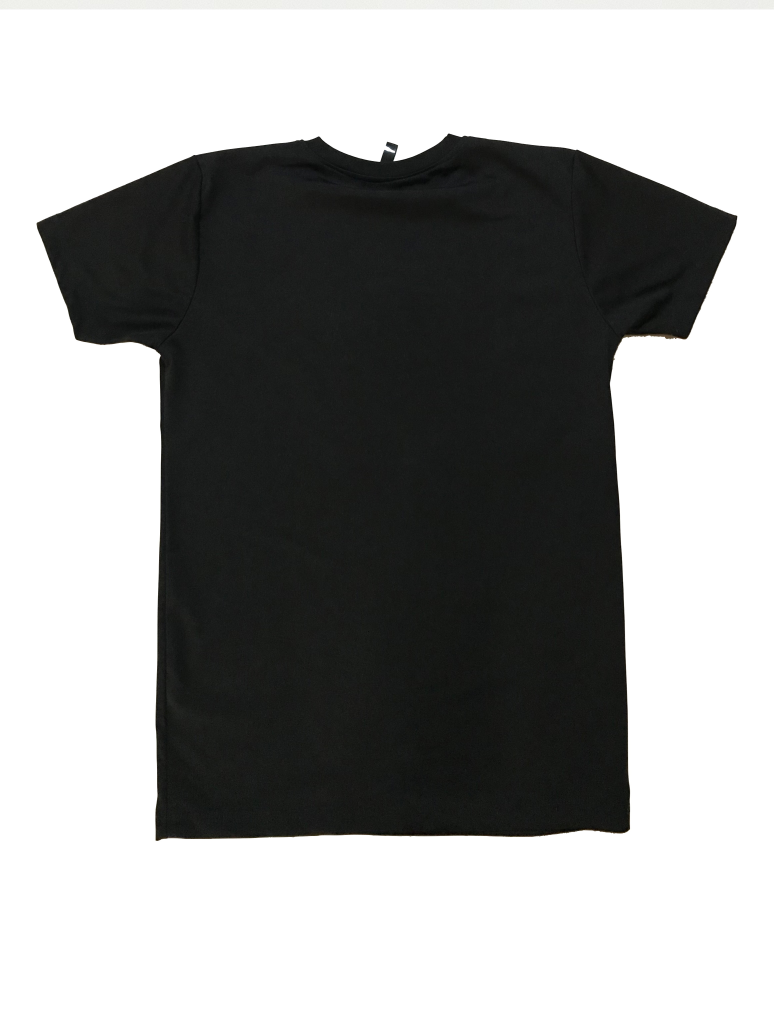
#> input picture images/my.jpg, 3096 x 4128 px (shown at 1/4 size)
$ python tshirt_size.py   (older library calls are emulated)
#> lines starting #> are read from the running program, lines starting #| are printed output that depends on the picture; after the words box and inside, x2 and y2 are one past the last pixel; in counts of white or black regions, pixels touching at a corner belong together; long printed decimals are rounded
import cv2
import numpy as np
import math
from matplotlib import pyplot as plt
import imutils
from imutils import perspective
from imutils import contours
from scipy.spatial import distance

debug = False

def midpoint(ptA, ptB):
    return ((ptA[0] + ptB[0]) * 0.5, (ptA[1] + ptB[1]) * 0.5)

# Image resize code https://stackoverflow.com/questions/44650888/resize-an-image-without-distortion-opencv?utm_medium=organic&utm_source=google_rich_qa&utm_campaign=google_rich_qa
# PixelPerMetric code referrenced from https://www.pyimagesearch.com/2016/03/28/measuring-size-of-objects-in-an-image-with-opencv/

def image_resize(image, width=None, height=None, inter=cv2.INTER_AREA):
    # initialize the dimensions of the image to be resized and
    # grab the image size
    dim = None
    (h, w) = image.shape[:2]

    # if both the width and height are None, then return the
    # original image
    if width is None and height is None:
        return image

    # check to see if the width is None
    if width is None:
        # calculate the ratio of the height and construct the
        # dimensions
        r = height / float(h)
        dim = (int(w * r), height)

    # otherwise, the height is None
    else:
        # calculate the ratio of the width and construct the
        # dimensions
        r = width / float(w)
        dim = (width, int(h * r))

    # resize the image
    resized = cv2.resize(image, dim, interpolation=inter)

    # return the resized image
    return resized, dim

# Get T-Shirt Size for a given measurement.
def giveSizeAccordingToMeasurement(measurement):
    size = ''
    min = 1000
    sizechart = {'48':'S', '53':'M', '58': 'L', '63':'XL', '68':'XXL', '73':'XXXL'}
    for key in sizechart.keys():
        diff = abs(measurement - int(key))
        if diff < min:
            size = sizechart[key]
            min = diff
    return size

# get Dilated and Eroded image for the input Image.
def getDilatedErodedImage(img):
    gray = cv2.cvtColor(img, cv2.COLOR_BGR2GRAY)
    gray = cv2.GaussianBlur(gray, (5, 5), 0)

    edged = cv2.Canny(gray, 100, 100)
    kernel = np.ones((3, 3), np.uint8)
    edg_dil = cv2.dilate(edged, kernel, iterations=3)
    edg_er = cv2.erode(edg_dil, kernel, iterations=3)
    return edg_er

# Get pixel per metric ratio, here we have used cm as metric
def getPixelPerMetric(noteImage, orientation):
    orig = noteImage.copy()
    pixelsPerMetric = None
    noteErroded = getDilatedErodedImage(noteImage)

    cnts = cv2.findContours(noteErroded, cv2.RETR_EXTERNAL, cv2.CHAIN_APPROX_SIMPLE)
    cnts = cnts[0] if imutils.is_cv2() else cnts[1]
    (cnts, _) = contours.sort_contours(cnts, method="top-to-bottom")

    for count, c in enumerate(cnts):
        box = cv2.minAreaRect(c)
        box = cv2.cv.BoxPoints(box) if imutils.is_cv2() else cv2.boxPoints(box)
        box = np.array(box, dtype="int")
        box = perspective.order_points(box)
        cv2.drawContours(orig, [box.astype("int")], -1, (0, 255, 0), 2)
        for (x, y) in box:
            cv2.circle(orig, (int(x), int(y)), 5, (0, 0, 255), -1)

        (tl, tr, br, bl) = box

        topWidth = distance.euclidean(tl, tr)
        rightHeight = distance.euclidean(tr, br)
        bottomWidth = distance.euclidean(bl, br)
        leftHeight = distance.euclidean(bl, tl)

        if pixelsPerMetric is None:
            width = (topWidth + bottomWidth) / 2.0
            height = (rightHeight + leftHeight) / 2.0

            if orientation == 'Horizontal':
                pixelsPerMetric1 = width / 15.61
                pixelsPerMetric2 = height / 6.63
            else:
                pixelsPerMetric1 = width / 6.63
                pixelsPerMetric2 = height / 15.61

            pixelsPerMetric = (pixelsPerMetric1 + pixelsPerMetric2) / 2.0
            print("pixelPerMetric is {0} with new approach".format(pixelsPerMetric))

        (tltrX, tltrY) = midpoint(tl, tr)
        (blbrX, blbrY) = midpoint(bl, br)
        (tlblX, tlblY) = midpoint(tl, bl)
        (trbrX, trbrY) = midpoint(tr, br)

        cv2.circle(orig, (int(tltrX), int(tltrY)), 5, (255, 0, 0), -1)
        cv2.circle(orig, (int(blbrX), int(blbrY)), 5, (255, 0, 0), -1)
        cv2.circle(orig, (int(tlblX), int(tlblY)), 5, (255, 0, 0), -1)
        cv2.circle(orig, (int(trbrX), int(trbrY)), 5, (255, 0, 0), -1)

        # draw lines between the midpoints
        cv2.line(orig, (int(tltrX), int(tltrY)), (int(blbrX), int(blbrY)),
                (255, 0, 255), 2)
        cv2.line(orig, (int(tlblX), int(tlblY)), (int(trbrX), int(trbrY)),
                (255, 0, 255), 2)
        # compute the Euclidean distance.distance between the midpoints
        dA = distance.euclidean((tltrX, tltrY), (blbrX, blbrY))
        dB = distance.euclidean((tlblX, tlblY), (trbrX, trbrY))
        print(dA, dB)

        print("DA is {0}".format(dA))
        print("DB is {0}".format(dB))
        print("PixelPerMatric is {0}".format(pixelsPerMetric))
        # compute the size of the object

        dimA = dA / pixelsPerMetric
        dimB = dB / pixelsPerMetric

        print("for image dim A is {0}".format(dimA))
        print("for image dim B is {0}".format(dimB))

        # draw the object sizes on the image
        cv2.putText(orig, "{:.1f}cm".format(dimB),
                    (int(tltrX-20), int(tltrY+20)), cv2.FONT_HERSHEY_SIMPLEX,
                    0.65, (0, 0, 0), 2)
        cv2.putText(orig, "{:.1f}cm".format(dimA),
                    (int(trbrX - 40), int(trbrY+20)), cv2.FONT_HERSHEY_SIMPLEX,
                    0.65, (0, 0, 0), 2)

        name = "Image_{0}".format(count)
        if debug == True:
            cv2.imshow(name, orig)
    return pixelsPerMetric

# Get Note Image depeding on the contour area.
def getNoteImage(errordedImg, inputImg):

    errod_img = errordedImg.copy()
    cnts = cv2.findContours(errod_img, cv2.RETR_EXTERNAL, cv2.CHAIN_APPROX_SIMPLE)
    cnts = cnts[0] if imutils.is_cv2() else cnts[1]
    (cnts, _) = contours.sort_contours(cnts, method="top-to-bottom")

    for count, c in enumerate(cnts):
        # if the contour is not sufficiently large, ignore it
        if cv2.contourArea(c) < 1000:
            continue

        print(cv2.contourArea(c))
        #if cv2.contourArea(c) > 1100 and cv2.contourArea(c) < 8000:
        if True:
            cx, cy, cw, ch = cv2.boundingRect(c)
            note = inputImg[cy-10:cy + ch+10, cx-10:cx + cw + 10]


            if debug == True:
                cv2.imshow("NoteImage", note)
            if cw > ch:
                orientation = 'Horizontal'
            else:
                orientation = 'Vertical'
    return note, orientation, cx, cy

# Get T-Shirt Image depensing on the contour area.
def getTshirtImage(errordedImg, inputImg):
    tshirt = None
    errod_img = errordedImg.copy()
    cnts1 = cv2.findContours(errod_img, cv2.RETR_EXTERNAL, cv2.CHAIN_APPROX_SIMPLE)
    cnts1 = cnts1[0] if imutils.is_cv2() else cnts1[1]
    (cnts1, _) = contours.sort_contours(cnts1, method="top-to-bottom")

    for count, c in enumerate(cnts1):
        if cv2.contourArea(c) > 50000:
            x, y, w, h = cv2.boundingRect(c)
            if x < 10 and y < 10:
                tshirt = inputImg[y:y + h + 10, x:x + w + 10]
            elif x > 10 and y < 10:
                tshirt = inputImg[y:y + h + 10, x-10:x + w + 10]
            elif x < 10 and y > 10:
                tshirt = inputImg[y-10:y + h + 10, x:x + w + 10]
            else:
                tshirt = inputImg[y-10:y + h + 10, x-10:x + w + 10]
            if debug == True:
                cv2.imshow("croppedImage", tshirt)
    if tshirt is None:
        return None, 0, 0
    else:
        return tshirt, w, h

# Get size for an input Image.
def get_size(filename):
#> called with filename = 'images/my.jpg'
    try:
        tshirt = None
        ratio = None
        inputFilename, extension = filename.split('.')
        inputImg = cv2.imread(filename, cv2.COLOR_BGR2GRAY)
#> inputImg is the input picture: shape (4128, 3096, 3); mean B, G, R 154.4, 155.1, 154.4
        inputImg, newDimensions = image_resize(inputImg, height=500)
#> in image_resize, `resized = cv2.resize(image, dim, interpolation=inter)`:
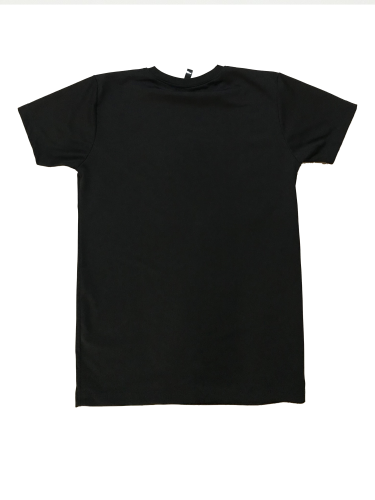
#> resized: shape (500, 375, 3); mean B, G, R 154.4, 155.1, 154.4
#> newDimensions = (375, 500)
        resizedFile = inputFilename + '_resized' + '.' + extension
        cv2.imwrite(resizedFile, inputImg)
        erroded = getDilatedErodedImage(inputImg)
#> in getDilatedErodedImage, `edged = cv2.Canny(gray, 100, 100)`:
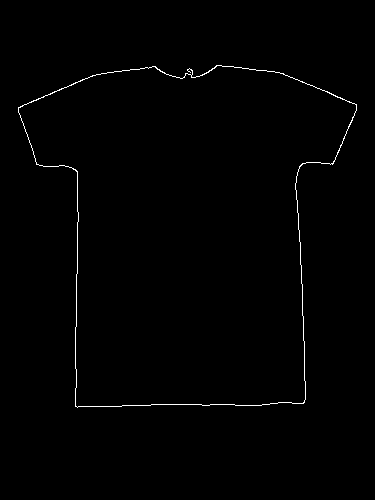
#> edged: shape (500, 375); 0.7% white in thin lines or dots, all inside (x1, y1, x2, y2) = (18, 65, 357, 408)
#> in getDilatedErodedImage, `edg_dil = cv2.dilate(edged, kernel, iterations=3)`:
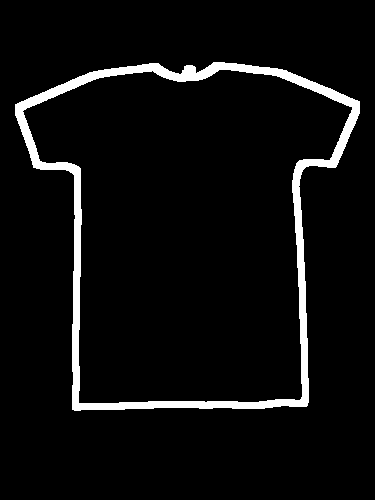
#> edg_dil: shape (500, 375); 5.3% white; 1 white region, box (x1, y1, x2, y2) and area: (15, 62, 360, 411) 9932

        noteImg, orientation, leftx, lefty = getNoteImage(erroded, inputImg)
#> in getNoteImage, `cnts = cv2.findContours(errod_img, cv2.RETR_EXTERNAL, cv2.CHAIN_APPROX..`: cnts = 1 contour; box (x1, y1, x2, y2) and area: (18, 65, 357, 408) 81668
#> the loop in getNoteImage, `for count, c in enumerate(cnts):` made 1 pass
#> (cx, cy, cw, ch, orientation) on pass 1: (18, 65, 339, 343, 'Vertical')
#> (printed output is left out)
#> pass 1, in getNoteImage, `note = inputImg[cy-10:cy + ch+10, cx-10:cx + cw + 10]`:
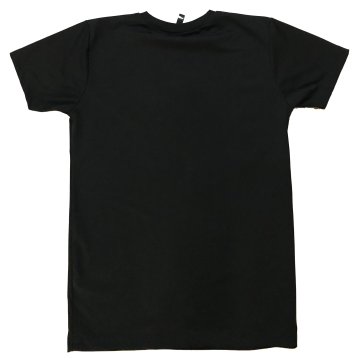
#> note: shape (363, 359, 3); mean B, G, R 110.4, 111.4, 110.5
#> orientation = 'Vertical'; leftx = 18; lefty = 65
        ratio = getPixelPerMetric(noteImg, orientation)
#> in getDilatedErodedImage (call 2), `edg_dil = cv2.dilate(edged, kernel, iterations=3)`:
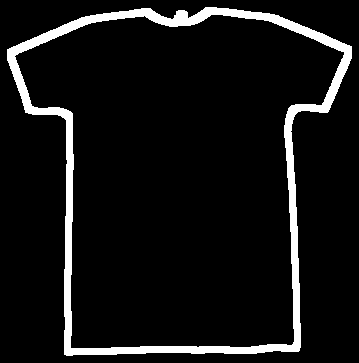
#> edg_dil: shape (363, 359); 7.6% white; 1 white region, box (x1, y1, x2, y2) and area: (7, 7, 352, 356) 9932
#> in getPixelPerMetric, `cnts = cv2.findContours(noteErroded, cv2.RETR_EXTERNAL, cv2.CHAIN_APPR..`: cnts = 1 contour; box (x1, y1, x2, y2) and area: (10, 10, 349, 353) 81668
#> the loop in getPixelPerMetric, `for count, c in enumerate(cnts):` made 1 pass
#> (tl, tr, br, bl, topWidth, rightHeight, bottomWidth, leftHeight) on pass 1: ([9, 12], [347, 8], [351, 348], [13, 352], 338, 340, 338, 340)
#> (printed output is left out)
#> after the loop in getPixelPerMetric, `for count, c in enumerate(cnts):`:
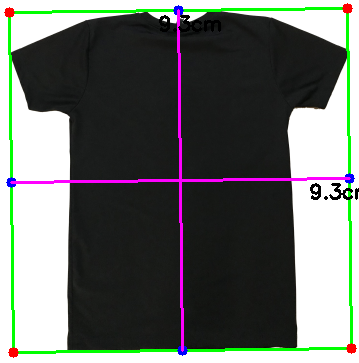
#> orig: shape (363, 359, 3); 5.52% of pixels changed, all inside (x1, y1, x2, y2) = (4, 3, 359, 358)
#> after the loop in getPixelPerMetric, `for count, c in enumerate(cnts):`: height = 340; pixelsPerMetric = 36.38; pixelsPerMetric1 = 50.98; pixelsPerMetric2 = 21.78; width = 338
#> ratio = 36.38
        tshirt, tshirt_width, tshirt_height = getTshirtImage(erroded, inputImg)
#> in getTshirtImage, `cnts1 = cv2.findContours(errod_img, cv2.RETR_EXTERNAL, cv2.CHAIN_APPRO..`: cnts1 = 1 contour; box (x1, y1, x2, y2) and area: (18, 65, 357, 408) 81668
#> the loop in getTshirtImage, `for count, c in enumerate(cnts1):` made 1 pass
#> tshirt_width = 339; tshirt_height = 343

        mid_x = newDimensions[0]/2.0
#> mid_x = 187.5
        mid_y = newDimensions[1]/2.0
#> mid_y = 250

        if debug == True:
            cv2.waitKey(0)

        if leftx < mid_x and lefty < mid_y and orientation == 'Horizontal':
            tshirt_orientation = '0'
        elif leftx > mid_x and lefty < mid_y and orientation == 'Vertical':
            tshirt_orientation = '90'
        elif leftx < mid_x and lefty > mid_y and orientation == 'Horizontal':
            tshirt_orientation = '180'
        else:
            tshirt_orientation = '270'

        print(tshirt_orientation)

        if tshirt is not None:
            blur = cv2.GaussianBlur(tshirt, (5, 5), 0)
            blur = cv2.GaussianBlur(blur, (5, 5), 0)
            blur = cv2.GaussianBlur(blur, (5, 5), 0)
            cv2.imwrite("BlurImage.jpg", blur)

            edge = cv2.Canny(blur, 100, 100)
#> edge: shape (363, 359); 1% white in thin lines or dots, all inside (x1, y1, x2, y2) = (10, 10, 349, 352)
            midpoint_x = int(tshirt_width / 2)
#> midpoint_x = 169
            midpoint_y = int(tshirt_height / 2)
#> midpoint_y = 171

            if debug == True:
                cv2.imshow("EdgesDetected", edge)
            cv2.imwrite("EdgesDetected.jpg", edge)

            corners = cv2.goodFeaturesToTrack(edge, 18, 0.2, 20)
#> corners = 15 rows, first 8: [184, 14], [69, 349], [294, 346], [325, 108], [10, 52], [348, 49], [69, 116], [147, 11]
            corners = np.int0(corners)

            quadrant1 = []
            quadrant2 = []
            quadrant3 = []
            quadrant4 = []

            for corner in corners:
                x, y = corner.ravel()
                if tshirt_orientation == '0':
                    if x > midpoint_x and y > midpoint_y:
                        quadrant4.append((x, y))
                    elif x < midpoint_x and y > midpoint_y:
                        quadrant3.append((x, y))
                    elif x > midpoint_x and y < midpoint_y:
                        quadrant1.append((x,y))
                    else:
                        quadrant2.append((x,y))

                if tshirt_orientation == '90':
                    if x < midpoint_x and y < midpoint_y:
                        quadrant3.append((x, y))
                    elif x < midpoint_x and y > midpoint_y:
                        quadrant4.append((x, y))
                    elif x > midpoint_x and y > midpoint_y:
                        quadrant1.append((x,y))
                    else:
                        quadrant2.append((x,y))

                if tshirt_orientation == '180':
                    if x > midpoint_x and y < midpoint_y:
                        quadrant3.append((x, y))
                    elif x < midpoint_x and y < midpoint_y:
                        quadrant4.append((x, y))
                    elif x < midpoint_x and y > midpoint_y:
                        quadrant1.append((x,y))
                    else:
                        quadrant2.append((x,y))

                if tshirt_orientation == '270':
                    if x > midpoint_x and y > midpoint_y:
                        quadrant3.append((x, y))
                    elif x > midpoint_x and y < midpoint_y:
                        quadrant4.append((x, y))
                    elif x < midpoint_x and y < midpoint_y:
                        quadrant1.append((x,y))
                    else:
                        quadrant2.append((x,y))
#> this loop made 15 passes
#> after the loop, quadrant1 = [(10, 52), (69, 116), (147, 11), (30, 110), (34, 42), (69, 27)]; quadrant2 = [(69, 349)]; quadrant3 = [(294, 346)]; quadrant4 = [(184, 14), (325, 108), (348, 49), (294, 108), (208, 10), (318, 36), (336, 83)]

            print(quadrant1)
#| [(10, 52), (69, 116), (147, 11), (30, 110), (34, 42), (69, 27)]
            print(quadrant2)
#| [(69, 349)]
            print (quadrant3)
#| [(294, 346)]
            print (quadrant4)
#| [(184, 14), (325, 108), (348, 49), (294, 108), (208, 10), (318, 36), (336, 83)]
            for i in corners:
                x, y = i.ravel()
                cv2.circle(edge, (x, y), 3, 255, -1)
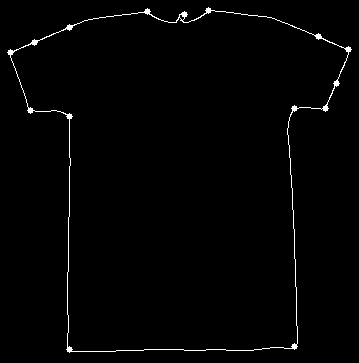
#> edge: shape (363, 359); 1.3% white in thin lines or dots

            if debug == True:
                cv2.imshow("Corners", edge)
            cv2.imwrite("CornersDetected.jpg", edge)

            # sort quadrant 3 points from left to right
            # sort quadrant 4 points from right to left
            if tshirt_orientation == '0':
                quadrant1.sort(key=lambda x: x[1], reverse=True)
                quadrant2.sort(key=lambda x: x[1], reverse=True)
                quadrant3.sort(key=lambda x: x[0])
                quadrant4.sort(key=lambda x: x[0], reverse=True)
                quadrant1 = quadrant1[0:2]
                quadrant2 = quadrant2[0:2]
                quadrant1.sort(key=lambda x:x[0])
                quadrant2.sort(key=lambda x:x[0], reverse=True)

            if tshirt_orientation == '90':
                quadrant1.sort(key=lambda x: x[0])
                quadrant2.sort(key=lambda x: x[0])
                quadrant3.sort(key=lambda x: x[1])
                quadrant4.sort(key=lambda x: x[1], reverse=True)
                quadrant1 = quadrant1[0:2]
                quadrant2 = quadrant2[0:2]
                quadrant1.sort(key=lambda x: x[1])
                quadrant2.sort(key=lambda x: x[1], reverse=True)

            if tshirt_orientation == '180':
                quadrant1.sort(key=lambda x: x[1])
                quadrant2.sort(key=lambda x: x[1])
                quadrant3.sort(key=lambda x: x[0], reverse=True)
                quadrant4.sort(key=lambda x: x[0])
                quadrant1 = quadrant1[0:2]
                quadrant2 = quadrant2[0:2]
                quadrant1.sort(key=lambda x: x[0], reverse=True)
                quadrant2.sort(key=lambda x: x[0])

            if tshirt_orientation == '270':
                quadrant1.sort(key=lambda x: x[0], reverse=True)
                quadrant2.sort(key=lambda x: x[0], reverse=True)
                quadrant3.sort(key=lambda x: x[1], reverse=True)
                quadrant4.sort(key=lambda x: x[1])
                quadrant1 = quadrant1[0:2]
#> quadrant1 = [(147, 11), (69, 116)]
                quadrant2 = quadrant2[0:2]
                quadrant1.sort(key=lambda x: x[1], reverse=True)
                quadrant2.sort(key=lambda x: x[1])


            x1, y1 = quadrant1[0]
#> x1 = 69; y1 = 116
            x2, y2 = quadrant2[0]
#> x2 = 69; y2 = 349
            x3, y3 = quadrant3[0]
#> x3 = 294; y3 = 346
            x4, y4 = quadrant4[0]
#> x4 = 208; y4 = 10

            print(quadrant1)
#| [(69, 116), (147, 11)]
            print(quadrant2)
#| [(69, 349)]
            print(quadrant3)
#| [(294, 346)]
            print(quadrant4)
#| [(208, 10), (184, 14), (318, 36), (348, 49), (336, 83), (325, 108), (294, 108)]

            width1 = distance.euclidean((x1,y1),(x2,y2))
#> width1 = 233
            width1 = width1 / ratio
#> width1 = 6.4
            print("distance between ({0},{1}) and ({2},{3}) points is {4}".format(x1, y1, x2, y2, width1))
#| distance between (69,116) and (69,349) points is 6.404

            width2 = distance.euclidean((x3, y3),(x4, y4))
#> width2 = 346.8
            width2 = width2 / ratio
#> width2 = 9.53
            print("distance between ({0},{1}) and ({2},{3}) points is {4}".format(x3, y3, x4, y4, width2))
#| distance between (294,346) and (208,10) points is 9.533

            # if chest is smaller than the waist then consider chest else deduct 2 from waist
            if width1 < width2:
                real = width1 # take chest size
#> real = 6.4
            else:
                real = width2 - 1 # adjust for expansion in ending

            print("real distance is {0}".format(real))
#| real distance is 6.404

            if debug == True:
                cv2.waitKey(0)
            return giveSizeAccordingToMeasurement(real)
#> the loop in giveSizeAccordingToMeasurement, `for key in sizechart.keys():` made 6 passes
#> (diff, min) on pass 1: (41.6, 41.6)
#> after the loop in giveSizeAccordingToMeasurement, `for key in sizechart.keys():`: min = 41.6; size = 'S'
        else:
            return 'Error, T-shirt not detected!'
    except Exception as e:
        return 'Error is {0}'.format(str(e))


if __name__ == "__main__":
    debug = False
    print('Input Image T- shirt size is {0}'.format(get_size("images/my.jpg")))
